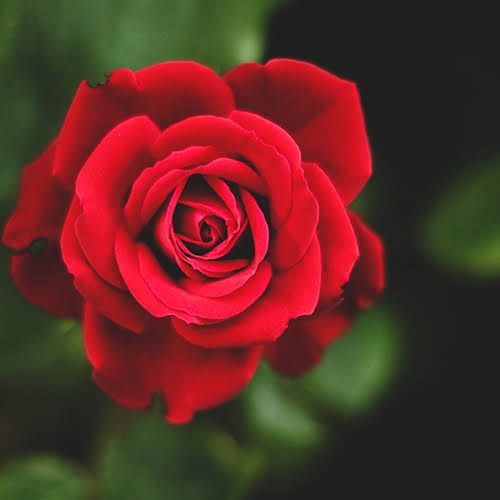
#> input picture red rose/rose.jpeg, 500 x 500 px
$ python aakash.py
#> lines starting #> are read from the running program, lines starting #| are printed output that depends on the picture
# -*- coding: utf-8 -*-
"""Aakash.ipynb

Automatically generated by Colaboratory.

Original file is located at
    https://colab.research.google.com/drive/1UJv2AviVP-ttudckVU9aQmZtB28Y83r0
"""

import numpy as np
from PIL import Image
from google.colab import files
from io import BytesIO

upload = files.upload()
#> the answer given: rose.jpeg

import matplotlib.pyplot as plt
im = Image.open("rose.jpeg")
#> im is the input picture: PIL image 500x500 RGB; mean R, G, B 94.3, 44.1, 37.1
plt.imshow(im)
plt.show()

im = Image.open("rose.jpeg")
im=np.array(im) #conv image to array
row, col, color = im.shape
#> row = 500; col = 500; color = 3

for i in range(row):
    for j in range(col):
        #print(im[i][j])
        if im[i][j][0] > 250:   #0=red,1=green,2=blue
            im[i][j] = ( im[i,j,0] //3 + im[i,j,1] //3 + im[i,j,2]//3)
        elif im [i][j][1] < 35  or im[i][j][2] <35:
            im[i][j] =  ( im[i,j,0] //3 + im[i,j,1] //3 + im[i,j,2]//3)
# if red>150 and b&g<50 the we will get red colour.... so we blackes all colours except red
        else :
            pass
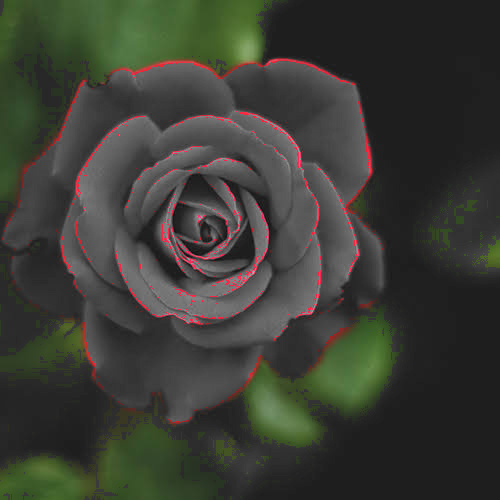
#> im: shape (500, 500, 3); mean R, G, B 59.2, 60.8, 52.8

im2=Image.fromarray(im)  #conv array to image
im2.save("only_red.jpg")

plt.imshow(im2)
plt.show()
